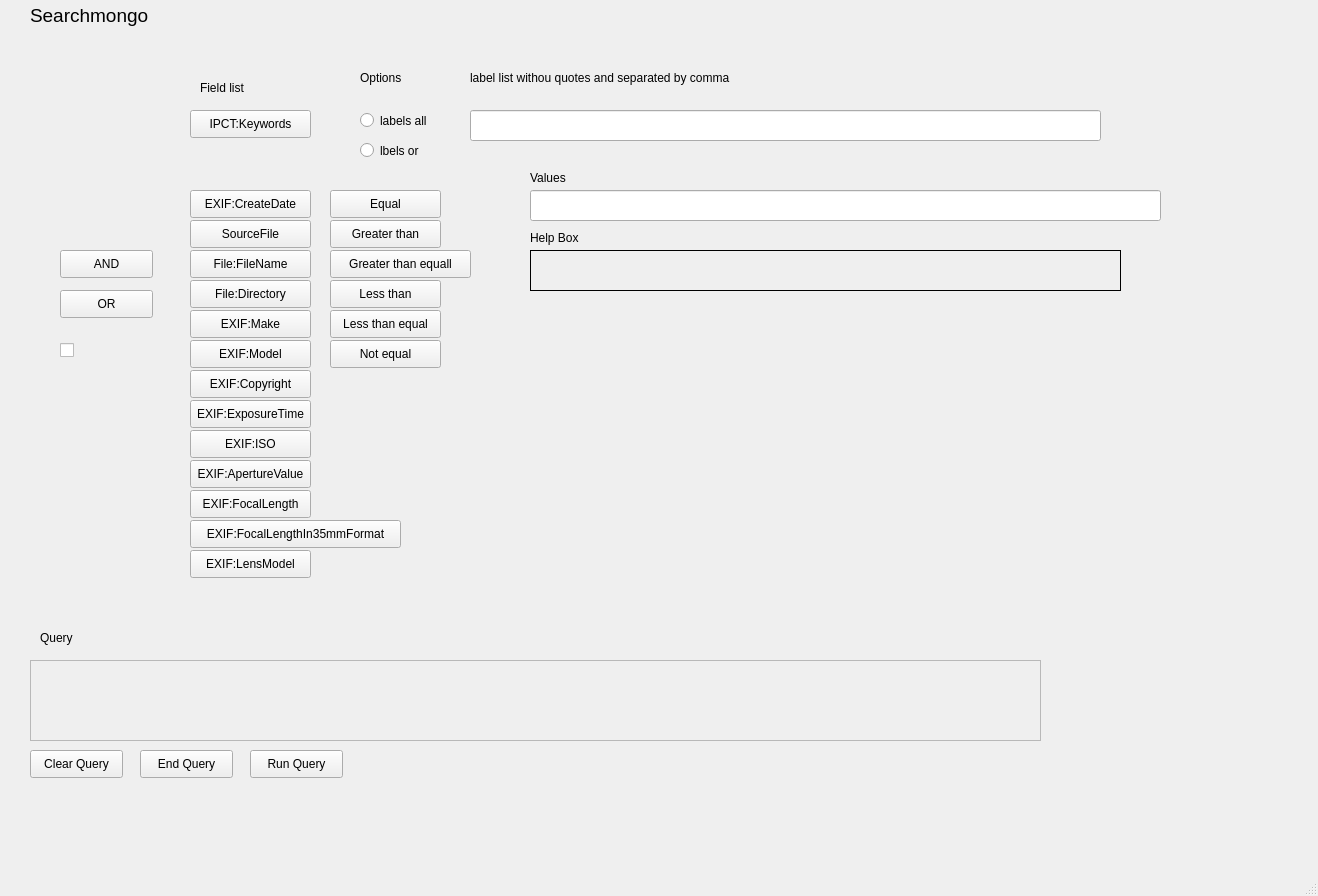
<?xml version="1.0" encoding="UTF-8"?>
<ui version="4.0">
 <class>MainWindow</class>
 <widget class="QMainWindow" name="MainWindow">
  <property name="geometry">
   <rect>
    <x>0</x>
    <y>0</y>
    <width>1318</width>
    <height>896</height>
   </rect>
  </property>
  <property name="windowTitle">
   <string>MainWindow</string>
  </property>
  <widget class="QWidget" name="centralwidget">
   <widget class="QLabel" name="label">
    <property name="geometry">
     <rect>
      <x>30</x>
      <y>0</y>
      <width>141</width>
      <height>31</height>
     </rect>
    </property>
    <property name="font">
     <font>
      <pointsize>14</pointsize>
     </font>
    </property>
    <property name="text">
     <string>Searchmongo</string>
    </property>
   </widget>
   <widget class="QLabel" name="label_2">
    <property name="geometry">
     <rect>
      <x>40</x>
      <y>630</y>
      <width>55</width>
      <height>16</height>
     </rect>
    </property>
    <property name="text">
     <string>Query</string>
    </property>
   </widget>
   <widget class="QLabel" name="label_4">
    <property name="geometry">
     <rect>
      <x>200</x>
      <y>80</y>
      <width>91</width>
      <height>16</height>
     </rect>
    </property>
    <property name="text">
     <string>Field list</string>
    </property>
   </widget>
   <widget class="QPushButton" name="btn_and">
    <property name="geometry">
     <rect>
      <x>60</x>
      <y>250</y>
      <width>93</width>
      <height>28</height>
     </rect>
    </property>
    <property name="text">
     <string>AND</string>
    </property>
   </widget>
   <widget class="QPushButton" name="btn_or">
    <property name="geometry">
     <rect>
      <x>60</x>
      <y>290</y>
      <width>93</width>
      <height>28</height>
     </rect>
    </property>
    <property name="text">
     <string>OR</string>
    </property>
   </widget>
   <widget class="QPushButton" name="btn_clear_query">
    <property name="geometry">
     <rect>
      <x>30</x>
      <y>750</y>
      <width>93</width>
      <height>28</height>
     </rect>
    </property>
    <property name="text">
     <string>Clear Query</string>
    </property>
   </widget>
   <widget class="QPushButton" name="btn_create_date">
    <property name="geometry">
     <rect>
      <x>190</x>
      <y>190</y>
      <width>121</width>
      <height>28</height>
     </rect>
    </property>
    <property name="text">
     <string>EXIF:CreateDate</string>
    </property>
   </widget>
   <widget class="QPushButton" name="btn_sourcefile">
    <property name="geometry">
     <rect>
      <x>190</x>
      <y>220</y>
      <width>121</width>
      <height>28</height>
     </rect>
    </property>
    <property name="text">
     <string>SourceFile</string>
    </property>
   </widget>
   <widget class="QPushButton" name="btn_filename">
    <property name="geometry">
     <rect>
      <x>190</x>
      <y>250</y>
      <width>121</width>
      <height>28</height>
     </rect>
    </property>
    <property name="text">
     <string>File:FileName</string>
    </property>
   </widget>
   <widget class="QPushButton" name="btn_directory">
    <property name="geometry">
     <rect>
      <x>190</x>
      <y>280</y>
      <width>121</width>
      <height>28</height>
     </rect>
    </property>
    <property name="text">
     <string>File:Directory</string>
    </property>
   </widget>
   <widget class="QPushButton" name="btn_make">
    <property name="geometry">
     <rect>
      <x>190</x>
      <y>310</y>
      <width>121</width>
      <height>28</height>
     </rect>
    </property>
    <property name="text">
     <string>EXIF:Make</string>
    </property>
   </widget>
   <widget class="QPushButton" name="btn_model">
    <property name="geometry">
     <rect>
      <x>190</x>
      <y>340</y>
      <width>121</width>
      <height>28</height>
     </rect>
    </property>
    <property name="text">
     <string>EXIF:Model</string>
    </property>
   </widget>
   <widget class="QPushButton" name="btn_copyright">
    <property name="geometry">
     <rect>
      <x>190</x>
      <y>370</y>
      <width>121</width>
      <height>28</height>
     </rect>
    </property>
    <property name="text">
     <string>EXIF:Copyright</string>
    </property>
   </widget>
   <widget class="QPushButton" name="btn_exposuretime">
    <property name="geometry">
     <rect>
      <x>190</x>
      <y>400</y>
      <width>121</width>
      <height>28</height>
     </rect>
    </property>
    <property name="text">
     <string>EXIF:ExposureTime</string>
    </property>
   </widget>
   <widget class="QPushButton" name="btn_iso">
    <property name="geometry">
     <rect>
      <x>190</x>
      <y>430</y>
      <width>121</width>
      <height>28</height>
     </rect>
    </property>
    <property name="text">
     <string>EXIF:ISO</string>
    </property>
   </widget>
   <widget class="QPushButton" name="btn_aperture_value">
    <property name="geometry">
     <rect>
      <x>190</x>
      <y>460</y>
      <width>121</width>
      <height>28</height>
     </rect>
    </property>
    <property name="text">
     <string>EXIF:ApertureValue</string>
    </property>
   </widget>
   <widget class="QPushButton" name="btn_focal_lenght">
    <property name="geometry">
     <rect>
      <x>190</x>
      <y>490</y>
      <width>121</width>
      <height>28</height>
     </rect>
    </property>
    <property name="text">
     <string>EXIF:FocalLength</string>
    </property>
   </widget>
   <widget class="QPushButton" name="btn_focal_lenght_35">
    <property name="geometry">
     <rect>
      <x>190</x>
      <y>520</y>
      <width>211</width>
      <height>28</height>
     </rect>
    </property>
    <property name="text">
     <string>EXIF:FocalLengthIn35mmFormat</string>
    </property>
   </widget>
   <widget class="QPushButton" name="btn_lens_model">
    <property name="geometry">
     <rect>
      <x>190</x>
      <y>550</y>
      <width>121</width>
      <height>28</height>
     </rect>
    </property>
    <property name="text">
     <string>EXIF:LensModel</string>
    </property>
   </widget>
   <widget class="QPushButton" name="btn_eq">
    <property name="geometry">
     <rect>
      <x>330</x>
      <y>190</y>
      <width>111</width>
      <height>28</height>
     </rect>
    </property>
    <property name="text">
     <string>Equal</string>
    </property>
   </widget>
   <widget class="QPushButton" name="btn_gt">
    <property name="geometry">
     <rect>
      <x>330</x>
      <y>220</y>
      <width>111</width>
      <height>28</height>
     </rect>
    </property>
    <property name="text">
     <string>Greater than</string>
    </property>
   </widget>
   <widget class="QPushButton" name="btn_gte">
    <property name="geometry">
     <rect>
      <x>330</x>
      <y>250</y>
      <width>141</width>
      <height>28</height>
     </rect>
    </property>
    <property name="text">
     <string>Greater than equall</string>
    </property>
   </widget>
   <widget class="QPushButton" name="btn_lt">
    <property name="geometry">
     <rect>
      <x>330</x>
      <y>280</y>
      <width>111</width>
      <height>28</height>
     </rect>
    </property>
    <property name="text">
     <string>Less than</string>
    </property>
   </widget>
   <widget class="QPushButton" name="btn_lte">
    <property name="geometry">
     <rect>
      <x>330</x>
      <y>310</y>
      <width>111</width>
      <height>28</height>
     </rect>
    </property>
    <property name="text">
     <string>Less than equal</string>
    </property>
   </widget>
   <widget class="QPushButton" name="btn_ne">
    <property name="geometry">
     <rect>
      <x>330</x>
      <y>340</y>
      <width>111</width>
      <height>28</height>
     </rect>
    </property>
    <property name="text">
     <string>Not equal</string>
    </property>
   </widget>
   <widget class="QLabel" name="label_5">
    <property name="geometry">
     <rect>
      <x>360</x>
      <y>70</y>
      <width>55</width>
      <height>16</height>
     </rect>
    </property>
    <property name="text">
     <string>Options</string>
    </property>
   </widget>
   <widget class="QLabel" name="label_6">
    <property name="geometry">
     <rect>
      <x>530</x>
      <y>170</y>
      <width>55</width>
      <height>16</height>
     </rect>
    </property>
    <property name="text">
     <string>Values</string>
    </property>
   </widget>
   <widget class="QLabel" name="lbl_query">
    <property name="geometry">
     <rect>
      <x>30</x>
      <y>660</y>
      <width>1011</width>
      <height>81</height>
     </rect>
    </property>
    <property name="frameShape">
     <enum>QFrame::StyledPanel</enum>
    </property>
    <property name="text">
     <string/>
    </property>
    <property name="scaledContents">
     <bool>false</bool>
    </property>
    <property name="textInteractionFlags">
     <set>Qt::LinksAccessibleByMouse|Qt::TextSelectableByKeyboard|Qt::TextSelectableByMouse</set>
    </property>
   </widget>
   <widget class="QPushButton" name="btn_labels">
    <property name="geometry">
     <rect>
      <x>190</x>
      <y>110</y>
      <width>121</width>
      <height>28</height>
     </rect>
    </property>
    <property name="text">
     <string>IPCT:Keywords</string>
    </property>
   </widget>
   <widget class="QLineEdit" name="le_values">
    <property name="geometry">
     <rect>
      <x>530</x>
      <y>190</y>
      <width>631</width>
      <height>31</height>
     </rect>
    </property>
   </widget>
   <widget class="QPushButton" name="btn_end_query">
    <property name="geometry">
     <rect>
      <x>140</x>
      <y>750</y>
      <width>93</width>
      <height>28</height>
     </rect>
    </property>
    <property name="text">
     <string>End Query</string>
    </property>
   </widget>
   <widget class="QPushButton" name="btn_run_query">
    <property name="geometry">
     <rect>
      <x>250</x>
      <y>750</y>
      <width>93</width>
      <height>28</height>
     </rect>
    </property>
    <property name="text">
     <string>Run Query</string>
    </property>
   </widget>
   <widget class="QLabel" name="lbl_hlp">
    <property name="geometry">
     <rect>
      <x>530</x>
      <y>250</y>
      <width>591</width>
      <height>41</height>
     </rect>
    </property>
    <property name="frameShape">
     <enum>QFrame::Box</enum>
    </property>
    <property name="text">
     <string/>
    </property>
   </widget>
   <widget class="QLabel" name="label_7">
    <property name="geometry">
     <rect>
      <x>530</x>
      <y>230</y>
      <width>121</width>
      <height>16</height>
     </rect>
    </property>
    <property name="text">
     <string>Help Box</string>
    </property>
   </widget>
   <widget class="QRadioButton" name="rb_all">
    <property name="geometry">
     <rect>
      <x>360</x>
      <y>110</y>
      <width>95</width>
      <height>21</height>
     </rect>
    </property>
    <property name="text">
     <string>labels all</string>
    </property>
    <attribute name="buttonGroup">
     <string notr="true">buttonGroup</string>
    </attribute>
   </widget>
   <widget class="QRadioButton" name="rb_or">
    <property name="geometry">
     <rect>
      <x>360</x>
      <y>140</y>
      <width>95</width>
      <height>21</height>
     </rect>
    </property>
    <property name="text">
     <string>lbels or</string>
    </property>
    <attribute name="buttonGroup">
     <string notr="true">buttonGroup</string>
    </attribute>
   </widget>
   <widget class="QLineEdit" name="le_labels">
    <property name="geometry">
     <rect>
      <x>470</x>
      <y>110</y>
      <width>631</width>
      <height>31</height>
     </rect>
    </property>
   </widget>
   <widget class="QLabel" name="label_3">
    <property name="geometry">
     <rect>
      <x>470</x>
      <y>70</y>
      <width>361</width>
      <height>16</height>
     </rect>
    </property>
    <property name="text">
     <string>label list withou quotes and separated by comma</string>
    </property>
   </widget>
   <widget class="QCheckBox" name="cb_or">
    <property name="enabled">
     <bool>true</bool>
    </property>
    <property name="geometry">
     <rect>
      <x>60</x>
      <y>340</y>
      <width>82</width>
      <height>21</height>
     </rect>
    </property>
    <property name="inputMethodHints">
     <set>Qt::ImhNone</set>
    </property>
    <property name="text">
     <string/>
    </property>
   </widget>
  </widget>
  <widget class="QMenuBar" name="menubar">
   <property name="geometry">
    <rect>
     <x>0</x>
     <y>0</y>
     <width>1318</width>
     <height>25</height>
    </rect>
   </property>
  </widget>
  <widget class="QStatusBar" name="statusbar"/>
 </widget>
 <resources/>
 <connections>
  <connection>
   <sender>btn_clear_query</sender>
   <signal>clicked()</signal>
   <receiver>lbl_query</receiver>
   <slot>clear()</slot>
   <hints>
    <hint type="sourcelabel">
     <x>925</x>
     <y>338</y>
    </hint>
    <hint type="destinationlabel">
     <x>925</x>
     <y>227</y>
    </hint>
   </hints>
  </connection>
 </connections>
 <buttongroups>
  <buttongroup name="buttonGroup">
   <property name="exclusive">
    <bool>true</bool>
   </property>
  </buttongroup>
 </buttongroups>
</ui>
